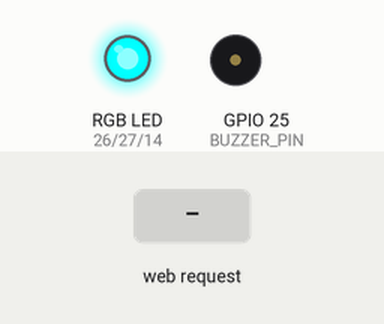
The sketch below on a simulated ESP32. On the bench: an RGB LED mixed from three pins (HIGH = lit), buzzer (waves = sounding, pin HIGH). Inputs (shaded band) come from the test bench. WiFi joins after 1.5 s; servers stay silent unless stated; what the sketch prints to the serial monitor is not drawn.

Above: at 3.0 s.
3.1 s: HTTP request GET /alarm received
At 4.9 s:
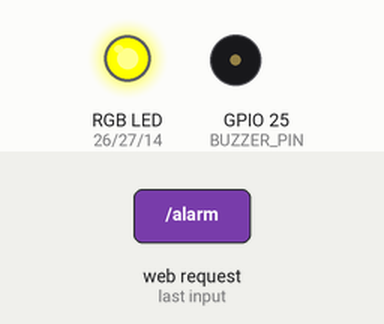
6.1 s: HTTP request GET /alarm?level=critical received
At 7.8 s:
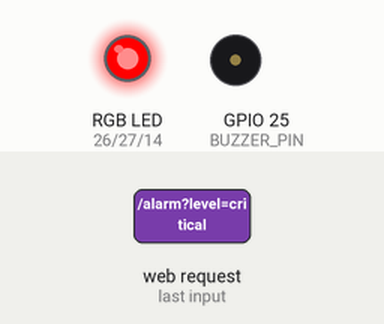
8.4 s: HTTP request GET /alarm?status=critical received
At 8.5 s:
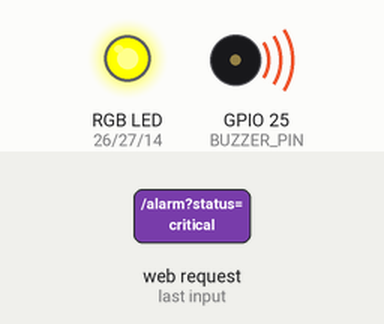
Timing chart, 0 to 11.4 s (numbered marks = the images above; inputs shaded):
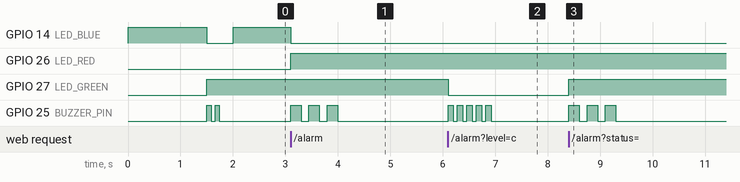

The sketch:

surveillance_esp32.ino
```cpp
/*
 * SafeGuard AI - ESP32 Surveillance Node Firmware
 * ─────────────────────────────────────────────────
 * Receives HTTP commands from the Python backend to:
 *  - Trigger buzzer alarm (warning/critical patterns)
 *  - Control RGB LED indicators
 *  - Display threat info on Serial (or OLED if connected)
 *  - Respond to ping checks
 *
 * Wiring:
 *  - Buzzer     → GPIO 25
 *  - LED Red    → GPIO 26
 *  - LED Green  → GPIO 27
 *  - LED Blue   → GPIO 14
 *  (Optional) SSD1306 OLED → SDA:21, SCL:22
 *
 * Libraries needed (install via Arduino Library Manager):
 *  - WiFi (built-in)
 *  - WebServer (built-in ESP32)
 */

#include <WiFi.h>
#include <WebServer.h>
#include <ArduinoJson.h>

// ── WiFi Credentials ─────────────────────────────────────────
const char* WIFI_SSID     = "YOUR_WIFI_SSID";
const char* WIFI_PASSWORD = "YOUR_WIFI_PASSWORD";

// ── GPIO Pin Definitions ──────────────────────────────────────
#define BUZZER_PIN   25
#define LED_RED      26
#define LED_GREEN    27
#define LED_BLUE     14

// ── HTTP Server ───────────────────────────────────────────────
WebServer server(80);

// ── State ─────────────────────────────────────────────────────
bool alarmActive   = false;
String currentMode = "normal";
unsigned long alarmStartTime = 0;
unsigned long alarmDuration  = 0;  // 0 = indefinite

// ── Helpers ───────────────────────────────────────────────────
void setLED(bool r, bool g, bool b) {
  digitalWrite(LED_RED,   r ? HIGH : LOW);
  digitalWrite(LED_GREEN, g ? HIGH : LOW);
  digitalWrite(LED_BLUE,  b ? HIGH : LOW);
}

void buzzPattern(const String& level) {
  if (level == "critical") {
    // Fast urgent beeping
    for (int i = 0; i < 5; i++) {
      digitalWrite(BUZZER_PIN, HIGH); delay(100);
      digitalWrite(BUZZER_PIN, LOW);  delay(80);
    }
  } else {
    // Slow warning beep
    for (int i = 0; i < 3; i++) {
      digitalWrite(BUZZER_PIN, HIGH); delay(200);
      digitalWrite(BUZZER_PIN, LOW);  delay(150);
    }
  }
}

void addCORSHeaders() {
  server.sendHeader("Access-Control-Allow-Origin",  "*");
  server.sendHeader("Access-Control-Allow-Methods", "GET,POST,OPTIONS");
  server.sendHeader("Access-Control-Allow-Headers", "Content-Type");
}

void sendJSON(int code, const String& json) {
  addCORSHeaders();
  server.send(code, "application/json", json);
}

// ── Route Handlers ────────────────────────────────────────────
void handlePing() {
  String ip = WiFi.localIP().toString();
  sendJSON(200, "{\"status\":\"ok\",\"device\":\"SafeGuard-ESP32\",\"ip\":\"" + ip + "\",\"mode\":\"" + currentMode + "\"}");
}

void handleAlarm() {
  String level = server.hasArg("level") ? server.arg("level") : "warning";
  String type  = server.hasArg("type")  ? server.arg("type")  : "Unknown";

  alarmActive    = true;
  alarmStartTime = millis();
  alarmDuration  = (level == "critical") ? 30000 : 15000;
  currentMode    = level;

  Serial.printf("[ALARM] Level=%s Type=%s\n", level.c_str(), type.c_str());

  if (level == "critical") {
    setLED(true, false, false);  // Red
  } else {
    setLED(true, true, false);   // Yellow (Red+Green)
  }

  buzzPattern(level);
  sendJSON(200, "{\"status\":\"alarm_triggered\",\"level\":\"" + level + "\"}");
}

void handleSilence() {
  alarmActive = false;
  currentMode = "normal";
  setLED(false, true, false);  // Green = safe
  digitalWrite(BUZZER_PIN, LOW);
  Serial.println("[SILENCE] Alarm silenced");
  sendJSON(200, "{\"status\":\"silenced\"}");
}

void handleLED() {
  String status = server.hasArg("status") ? server.arg("status") : "normal";
  if      (status == "critical") setLED(true,  false, false);
  else if (status == "warning")  setLED(true,  true,  false);
  else if (status == "off")      setLED(false, false, false);
  else if (status == "blue")     setLED(false, false, true);
  else                           setLED(false, true,  false);  // normal = green
  currentMode = status;
  Serial.printf("[LED] Status=%s\n", status.c_str());
  sendJSON(200, "{\"status\":\"led_set\",\"mode\":\"" + status + "\"}");
}

void handleDisplay() {
  String msg = server.hasArg("msg") ? server.arg("msg") : "";
  Serial.printf("[DISPLAY] %s\n", msg.c_str());
  // If you have an OLED, add display.print(msg) here
  sendJSON(200, "{\"status\":\"displayed\"}");
}

void handleLocation() {
  String lat  = server.hasArg("lat")  ? server.arg("lat")  : "0";
  String lon  = server.hasArg("lon")  ? server.arg("lon")  : "0";
  String addr = server.hasArg("addr") ? server.arg("addr") : "";
  Serial.printf("[LOCATION] lat=%s lon=%s addr=%s\n", lat.c_str(), lon.c_str(), addr.c_str());
  sendJSON(200, "{\"status\":\"location_received\"}");
}

void handleStatus() {
  String json = "{\"status\":\"ok\",\"alarm\":" + String(alarmActive ? "true" : "false") +
                ",\"mode\":\"" + currentMode + "\",\"ip\":\"" + WiFi.localIP().toString() + "\"}";
  sendJSON(200, json);
}

void handleNotFound() {
  sendJSON(404, "{\"error\":\"Not found\"}");
}

// ── Setup ─────────────────────────────────────────────────────
void setup() {
  Serial.begin(115200);
  Serial.println("\n=== SafeGuard AI ESP32 Node ===");

  // GPIO setup
  pinMode(BUZZER_PIN, OUTPUT);
  pinMode(LED_RED,    OUTPUT);
  pinMode(LED_GREEN,  OUTPUT);
  pinMode(LED_BLUE,   OUTPUT);
  digitalWrite(BUZZER_PIN, LOW);
  setLED(false, false, true);  // Blue = booting

  // WiFi
  Serial.printf("Connecting to WiFi: %s\n", WIFI_SSID);
  WiFi.begin(WIFI_SSID, WIFI_PASSWORD);
  int attempts = 0;
  while (WiFi.status() != WL_CONNECTED && attempts < 30) {
    delay(500); Serial.print(".");
    attempts++;
  }

  if (WiFi.status() == WL_CONNECTED) {
    Serial.printf("\nConnected! IP: %s\n", WiFi.localIP().toString().c_str());
    setLED(false, true, false);  // Green = ready

    // Startup chime
    for (int i = 0; i < 2; i++) {
      digitalWrite(BUZZER_PIN, HIGH); delay(80);
      digitalWrite(BUZZER_PIN, LOW);  delay(80);
    }
  } else {
    Serial.println("\nWiFi FAILED – running in offline mode");
    setLED(true, false, false);  // Red = error
  }

  // Register HTTP routes
  server.on("/ping",     HTTP_GET, handlePing);
  server.on("/alarm",    HTTP_GET, handleAlarm);
  server.on("/silence",  HTTP_GET, handleSilence);
  server.on("/led",      HTTP_GET, handleLED);
  server.on("/display",  HTTP_GET, handleDisplay);
  server.on("/location", HTTP_GET, handleLocation);
  server.on("/status",   HTTP_GET, handleStatus);
  server.onNotFound(handleNotFound);
  server.begin();

  Serial.println("HTTP Server started on port 80");
  Serial.println("Configure Python backend with this IP address.");
}

// ── Loop ──────────────────────────────────────────────────────
void loop() {
  server.handleClient();

  // Auto-silence alarm after duration
  if (alarmActive && alarmDuration > 0) {
    if (millis() - alarmStartTime >= alarmDuration) {
      alarmActive = false;
      currentMode = "normal";
      setLED(false, true, false);
      digitalWrite(BUZZER_PIN, LOW);
      Serial.println("[AUTO] Alarm auto-silenced after timeout");
    }
  }

  // Heartbeat: slow blue blink when idle
  if (!alarmActive && currentMode == "normal") {
    static unsigned long lastBlink = 0;
    static bool blinkState = false;
    if (millis() - lastBlink > 2000) {
      blinkState = !blinkState;
      digitalWrite(LED_BLUE, blinkState ? HIGH : LOW);
      lastBlink = millis();
    }
  }
}
```

Measured:
- after the input at 3.1 s, GPIO 26 (LED_RED): LOW → HIGH at once; GPIO 25 (BUZZER_PIN): alternates HIGH for 0.20 s and LOW for 0.15 s, 6 changes in all, then stays LOW, starting at once
- after the input at 6.1 s, GPIO 27 (LED_GREEN): HIGH → LOW at once; GPIO 25 (BUZZER_PIN): alternates HIGH for 0.10 s and LOW for 0.08 s, 10 changes in all, then stays LOW, starting at once
- after the input at 8.4 s, GPIO 27 (LED_GREEN): LOW → HIGH at once; GPIO 25 (BUZZER_PIN): alternates HIGH for 0.20 s and LOW for 0.15 s, 6 changes in all, then stays LOW, starting at once
